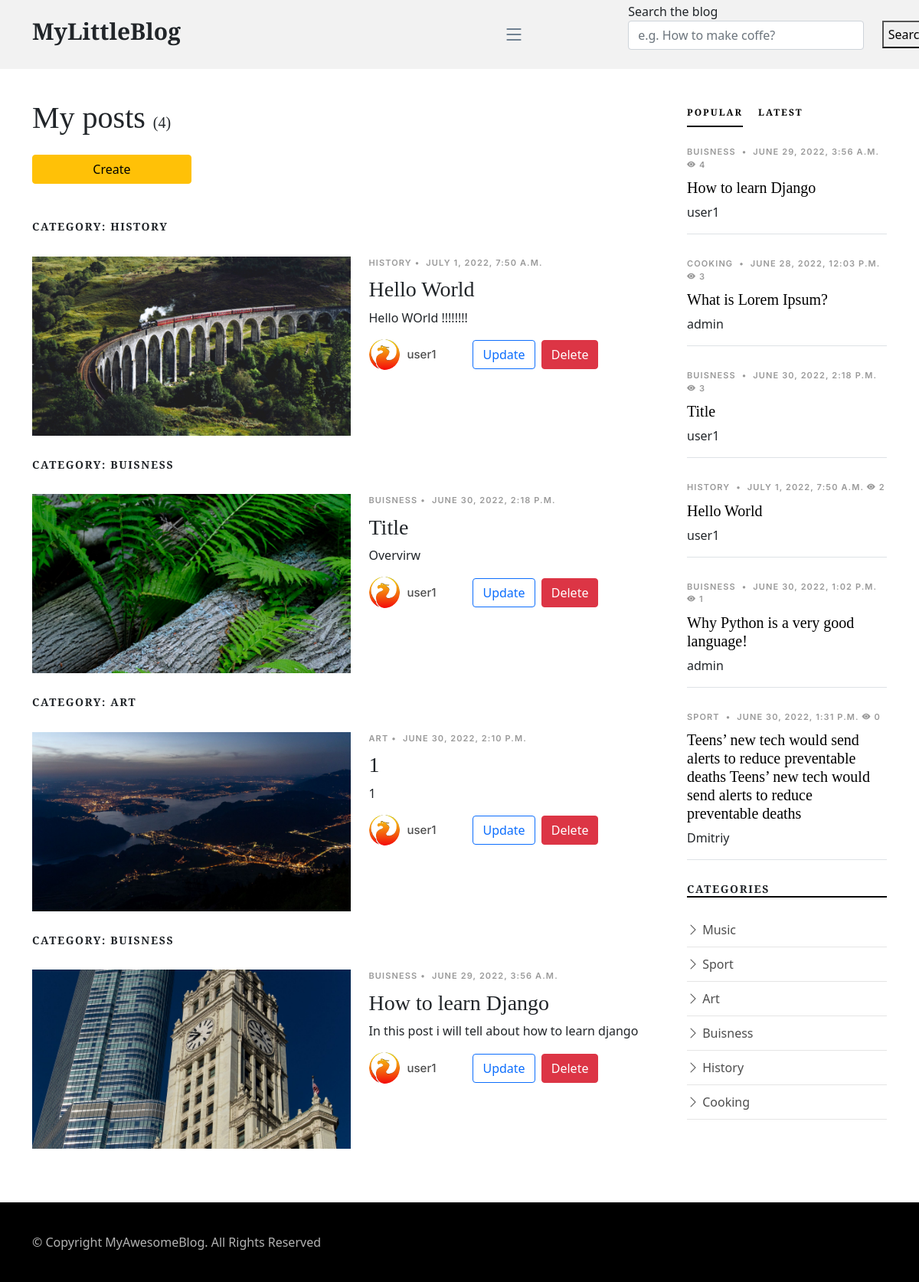
The page /my-posts/ (signed in) on the database its author committed.
### Blog/models.py (models this page shows, shortened)
class PostModel(models.Model):
    author = models.ForeignKey(CustomUserModel, on_delete=models.CASCADE)
    title = models.CharField(max_length=200)
    overview = models.TextField()
    content = RichTextUploadingField('Content')
    date_created = models.DateTimeField(auto_now_add=True)
    category = models.ForeignKey(CategoryModel, on_delete=models.CASCADE)
    thumbnail = models.ImageField(upload_to='thumbnails', null=True, blank=True)
    view_count = models.IntegerField(blank=True, null=True, default=0)

class CategoryModel(models.Model):
    title = models.CharField(max_length=100)
    def __str__(self):
        return self.title

class CustomUserModel(AbstractUser):
    profile_picture = models.ImageField(upload_to='profile_pictures', null=True, blank=True)

### Blog/views.py (the view)
# urls.py: path('my-posts/', my_posts, name='my_posts'),
def my_posts(request):
    categories = CategoryModel.objects.all()
    popular_posts = PostModel.objects.order_by('-view_count')[:6]
    latest_posts = PostModel.objects.order_by('-date_created')[:6]
    posts = PostModel.objects.filter(author=request.user).order_by('-date_created')
    context = {
        'categories': categories,
        'popular_posts': popular_posts,
        'latest_posts': latest_posts,
        'posts': posts,
    }
    return render(request, 'Blog/my_posts.html', context)

### Blog/templates/Blog/my_posts.html (shortened to what this page needs)
{% extends 'Blog/base.html' %}
{% load static %}
{% block content %}
<main id="main">
    <section>
        <div class="container">
            <div class="row">
                <div class="col-md-9" data-aos="fade-up">
                    <h1 class="mb-4">My posts <span class="lead">({{ posts.count }})</span></h1>
                    <a href="{% url 'create_post' %}">
                        <button type="button" class="btn btn-warning mb-5 w-25 text-right">Create</button>
                    </a>
                    {% for item in posts %}
                    <h3 class="category-title">Category: {{ item.category }}</h3>
                    <div class="d-md-flex post-entry-2 half">
                        <a href="{% url 'post' item.pk %}" class="me-4 thumbnail">
                            <img src="{{ item.thumbnail.url }}" alt="" class="img-fluid">
                        </a>
                        <div>
                            <div class="post-meta">{{ item.category }}<span class="mx-1">&bullet;</span>
                                <span>{{ item.date_created }}</span></div>
                            <h3><a href="{% url 'post' item.pk %}" >{{ item.title }}</a></h3>
                            <p>{{ item.overview }}</p>
                            <div class="d-flex align-items-center author">
                                <div class="photo"><img
                                        src="{% if item.author.profile_picture %} {{ item.author.profile_picture.url }} {% endif %}"
                                        alt="" class="img-fluid"></div>
                                <div class="name">
                                    <h3 class="m-0 p-0 me-5">{{ item.author.username }}</h3>
                                </div>
                                <p>
                                <div>
                                    <a href="{% url 'update_post' item.pk %}">
                                        <button type="button" class="btn btn-outline-primary me-1 flex-grow-2">
                                            Update
                                        </button>
                                    </a>
                                    <a href="{% url 'delete_post' item.pk %}">
                                        <button type="button" class="btn btn-danger flex-grow-1" data-bs-toggle="modal"
                                                data-bs-target="#exampleModal">Delete
                                        </button>
                                    </a>
                                </div>
                                </p>
                            </div>
                        </div>
                    </div>
                    {% endfor %}
                </div>
                {% include 'Blog/include_files/_sidebar.html' %}
            </div>
        </div>
    </section>
</main>
{% include 'Blog/include_files/_footer.html' %}
{% endblock %}

### Blog/templates/Blog/base.html (shortened to what this page needs)
<!doctype html>
{% load static %}
<html lang="en">
{% include 'Blog/include_files/_head_links.html' %}
<body>
{% include 'Blog/include_files/_header.html' %}
{% block content %}
{% endblock %}
</body>
</html>

### Blog/templates/Blog/include_files/_head_links.html (shortened to what this page needs)
{% load static %}
<head>
    <link href="{% static 'Blog/vendor/bootstrap/css/bootstrap.min.css' %}" rel="stylesheet">
    <link href="{% static 'Blog/vendor/bootstrap-icons/bootstrap-icons.css' %}" rel="stylesheet">
    <link href="{% static 'Blog/vendor/swiper/swiper-bundle.min.css' %}" rel="stylesheet">
    <link href="{% static 'Blog/vendor/glightbox/css/glightbox.min.css' %}" rel="stylesheet">
    <link href="{% static 'Blog/vendor/aos/aos.css' %}" rel="stylesheet">
    <link href="{% static 'Blog/css/variables.css' %}" rel="stylesheet">
    <link href="{% static 'Blog/css/main.css' %}" rel="stylesheet">
    <link rel="stylesheet" href="https://cdn.jsdelivr.net/npm/bootstrap-icons@1.8.3/font/bootstrap-icons.css">
</head>

### Blog/templates/Blog/include_files/_header.html (shortened to what this page needs)
{% load static %}
<header id="header" class="header d-flex align-items-center fixed-top">
    <div class="container-fluid container-xl d-flex align-items-center justify-content-between">
        <a href="{% url 'index' %}" class="logo d-flex align-items-center">
            <h1>MyLittleBlog</h1>
        </a>
        <i class="bi bi-list mobile-nav-toggle"></i>
        <div class="position-relative">
            <form action="{% url 'search' %}" class="search-form">
                <div class="row">
                    <div class="col-11">
                        <label>Search the blog</label>
                        <input type="text" name="q" placeholder="e.g. How to make coffe?" class="form-control">
                    </div>
                    <div class="col-1">
                        <button class="btn-btn-primary mt-4 py-1" style="margin-right:-40px;">Search</button>
                        <button class="btn js-search-close" type="submit"></button>
                    </div>
                </div>
            </form>
        </div>
    </div>
</header>

### Blog/templates/Blog/include_files/_sidebar.html (shortened to what this page needs)
{% load static %}
<div class="col-md-3">
    <div class="aside-block">
        <ul class="nav nav-pills custom-tab-nav mb-4" id="pills-tab" role="tablist">
            <li class="nav-item" role="presentation">
                <button class="nav-link active" id="pills-popular-tab" data-bs-toggle="pill"
                        data-bs-target="#pills-popular" type="button" role="tab"
                        aria-controls="pills-popular" aria-selected="true">Popular
                </button>
            </li>
            <li class="nav-item" role="presentation">
                <button class="nav-link" id="pills-latest-tab" data-bs-toggle="pill"
                        data-bs-target="#pills-latest" type="button" role="tab"
                        aria-controls="pills-latest" aria-selected="false">Latest
                </button>
            </li>
        </ul>
        <div class="tab-content" id="pills-tabContent">
            <div class="tab-pane fade show active" id="pills-popular" role="tabpanel"
                 aria-labelledby="pills-popular-tab">
                {% for item in popular_posts %}
                <div class="post-entry-1 border-bottom">
                    <div class="post-meta"><span class="date">{{ item.category }}</span> <span
                            class="mx-1">&bullet;</span> <span>{{ item.date_created }} <i class="bi bi-eye-fill"></i> {{ item.view_count }}</span></div>
                    <h2 class="mb-2"><a href="{% url 'post' item.pk %}">{{ item.title }}</a></h2>
                    <span class="author mb-3 d-block">{{ item.author.username }}</span>
                </div>
                {% endfor %}
            </div>
        </div>
    </div>
    <div class="aside-block">
        <h3 class="aside-title">Categories</h3>
        <ul class="aside-links list-unstyled">
            {% for item in categories %}
            <li><a href="{% url 'category' item.pk %}"><i class="bi bi-chevron-right"></i> {{ item }}</a></li>
            {% endfor %}
        </ul>
    </div>
</div>

### Blog/templates/Blog/include_files/_footer.html (shortened to what this page needs)
{% load static %}
<footer id="footer" class="footer">
    <div class="footer-legal">
        <div class="container">
            <div class="row justify-content-between">
                <div class="col-md-6 text-center text-md-start mb-3 mb-md-0">
                    <div class="copyright">
                        © Copyright <strong><span>MyAwesomeBlog</span></strong>. All Rights Reserved
                    </div>
                </div>
            </div>
        </div>
    </div>
</footer>

### Blog/templates/Blog/include_files/_js_links.html (shortened to what this page needs)
{% load static %}

### Blog/static/Blog/css/variables.css (style rules this page uses)
:root { --font-default: 'EB Garamond', system-ui, -apple-system, "Segoe UI", Roboto, "Helvetica Neue", Arial, "Noto Sans", "Liberation Sans", sans-serif, "Apple Color Emoji", "Segoe UI Emoji", "Segoe UI Symbol", "Noto Color Emoji"; --font-primary: 'EB Garamond', serif; --font-secondary: 'Inter', sans-serif; --color-default: #212529; --color-default-rgb: 33, 37, 41; --color-links: #212529; --color-links-hover: #15171a; --color-primary: #212529; --color-primary-light: #26282c; --color-primary-dark: #0b0c0e; --color-primary-rgb: 33, 37, 41; --color-primary-light-rgb: 38, 40, 44; --color-primary-dark-rgb: 11, 12, 14; --color-secondary: #596d80; --color-secondary-light: #8498aa; --color-secondary-dark: #404f5c; --color-secondary-rgb: 89, 109, 128; --color-secondary-light-rgb: 132, 152, 170; --color-secondary-dark-rgb: 64, 79, 92; --color-blue: #0d6efd; --color-blue-rgb: 13, 110, 253; --color-indigo: #6610f2; --color-indigo-rgb: 102, 16, 242; --color-purple: #6f42c1; --color-purple-rgb: 111, 66, 193; --color-pink: #f3268c; --color-pink-rgb: 243, 38, 140; --color-red: #df1529; --color-red-rgb: 223, 21, 4; --color-orange: #fd7e14; --color-orange-rgb: 253, 126, 20; --color-yellow: #ffc107; --color-yellow-rgb: 255, 193, 7; --color-green: #059652; --color-green-rgb: 5, 150, 82; --color-teal: #20c997; --color-teal-rgb: 32, 201, 151; --color-cyan: #0dcaf0; --color-cyan-rgb: 13, 202, 240; --color-white: #ffffff; --color-white-rgb: 255, 255, 255; --color-gray: #6c757d; --color-gray-rgb: 108, 117, 125; --color-black: #000000; --color-black-rgb: 0, 0, 0; }
:root { --bs-blue: var(--color-blue); --bs-indigo: var(--color-indigo); --bs-purple: var(--color-purple); --bs-pink: var(--color-pink); --bs-red: var(--color-red); --bs-orange: var(--color-orange); --bs-yellow: var(--color-yellow); --bs-green: var(--color-green); --bs-teal: var(--color-teal); --bs-cyan: var(--color-cyan); --bs-white: var(--color-white); --bs-gray: var(--color-gray); --bs-gray-dark: #343a40; --bs-gray-100: #f8f9fa; --bs-gray-200: #e9ecef; --bs-gray-300: #dee2e6; --bs-gray-400: #ced4da; --bs-gray-500: #adb5bd; --bs-gray-600: #6c757d; --bs-gray-700: #495057; --bs-gray-800: #343a40; --bs-gray-900: #212529; --bs-primary: var(--color-blue); --bs-secondary: var(--color-blue); --bs-success: #198754; --bs-info: #0dcaf0; --bs-warning: #ffc107; --bs-danger: #dc3545; --bs-light: #f8f9fa; --bs-dark: #212529; --bs-primary-rgb: var(--color-primary-rgb); --bs-secondary-rgb: var(--color-secondary-rgb); --bs-success-rgb: 25, 135, 84; --bs-info-rgb: 13, 202, 240; --bs-warning-rgb: 255, 193, 7; --bs-danger-rgb: 220, 53, 69; --bs-light-rgb: 248, 249, 250; --bs-dark-rgb: 33, 37, 41; --bs-white-rgb: var(--color-white-rgb); --bs-black-rgb: var(--color-black-rgb); --bs-body-color-rgb: var(--color-default-rgb); --bs-body-bg-rgb: 255, 255, 255; --bs-font-sans-serif: var(--font-default); --bs-font-monospace: SFMono-Regular, Menlo, Monaco, Consolas, "Liberation Mono", "Courier New", monospace; --bs-gradient: linear-gradient(180deg, rgba(255, 255, 255, 0.15), rgba(255, 255, 255, 0)); --bs-body-font-family: var(--font-default); --bs-body-font-size: 1rem; --bs-body-font-weight: 400; --bs-body-line-height: 1.5; --bs-body-color: var(--color-default); --bs-body-bg: #fff; }

### rows shown on the page
PostModel: category "HISTORY", thumbnail (picture), date_created "JULY 1, 2022, 7:50 A.M.", title "Hello World", overview "Hello WOrld !!!!!!!!", author.profile_picture (picture), author.username "user1", view_count "2"
PostModel: category "BUISNESS", thumbnail (picture), date_created "JUNE 30, 2022, 2:18 P.M.", title "Title", overview "Overvirw", author.profile_picture (picture), author.username "user1", view_count "3"
PostModel: category "ART", thumbnail (picture), date_created "JUNE 30, 2022, 2:10 P.M.", title "1", overview "1", author.profile_picture (picture), author.username "user1"
PostModel: category "BUISNESS", thumbnail (picture), date_created "JUNE 29, 2022, 3:56 A.M.", title "How to learn Django", overview "In this post i will tell about how to learn django", author.profile_picture (picture), author.username "user1", view_count "4"
PostModel: category "COOKING", date_created "JUNE 28, 2022, 12:03 P.M.", view_count "3", title "What is Lorem Ipsum?", author.username "admin"
PostModel: category "BUISNESS", date_created "JUNE 30, 2022, 1:02 P.M.", view_count "1", title "Why Python is a very good language!", author.username "admin"
PostModel: category "SPORT", date_created "JUNE 30, 2022, 1:31 P.M.", view_count "0", title "Teens’ new tech would send alerts to reduce preventable deaths Teens’ new tech would send alerts to reduce preventable deaths", author.username "Dmitriy"
CategoryModel: title "Music"
CategoryModel: title "Sport"
CategoryModel: title "Art"
CategoryModel: title "Buisness"
CategoryModel: title "History"
CategoryModel: title "Cooking"

### other values the page prints
{{ posts.count }} "4"
